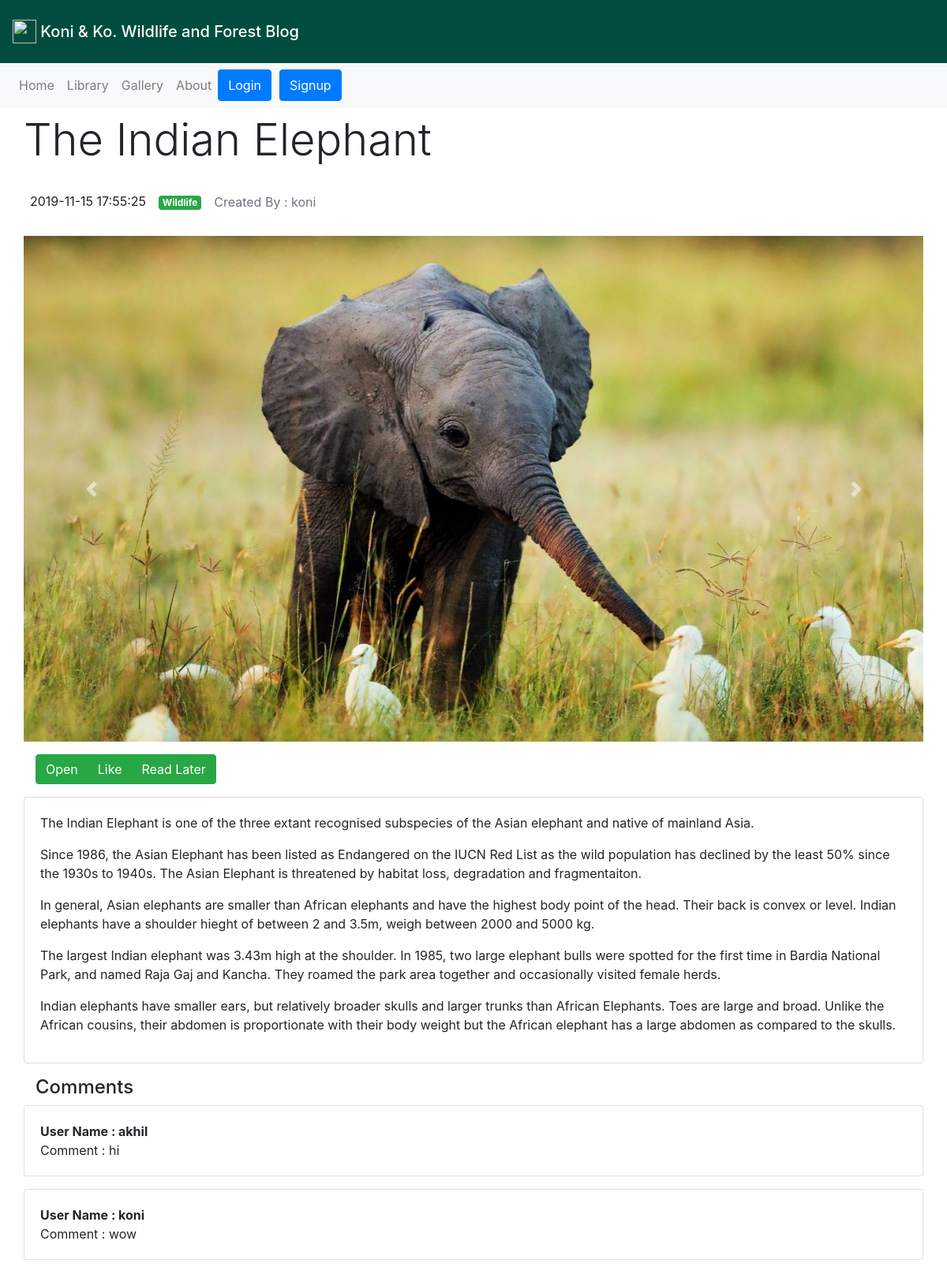
/modules/openBlog.php?blog_id=28, run on the app's committed database.
### tables this page shows
CREATE TABLE `blog_post` (
  `id` int(11) NOT NULL AUTO_INCREMENT,
  `title` varchar(255) NOT NULL,
  `user_id` varchar(45) NOT NULL,
  `created_time` datetime NOT NULL DEFAULT CURRENT_TIMESTAMP,
  `body` text NOT NULL,
  `category` int(11) DEFAULT NULL,
  `likes` int(11) DEFAULT NULL,
  PRIMARY KEY (`id`)
);

CREATE TABLE `images` (
  `id` int(11) NOT NULL AUTO_INCREMENT,
  `blog_id` int(11) NOT NULL,
  `url` varchar(255) NOT NULL,
  `alt` varchar(45) NOT NULL,
  PRIMARY KEY (`id`),
  KEY `images_blog_id_idx` (`blog_id`),
  CONSTRAINT `images_blog_id` FOREIGN KEY (`blog_id`) REFERENCES `blog_post` (`id`) ON DELETE CASCADE ON UPDATE CASCADE
);

CREATE TABLE `comments` (
  `id` int(11) NOT NULL AUTO_INCREMENT,
  `user_id` int(11) NOT NULL,
  `comment` varchar(255) DEFAULT NULL,
  `created_time` datetime DEFAULT CURRENT_TIMESTAMP,
  `blog_id` int(11) DEFAULT NULL,
  PRIMARY KEY (`id`),
  KEY `comments_user_id_user_idx` (`user_id`),
  KEY `comments_blog_id_blog_post_idx` (`blog_id`),
  CONSTRAINT `comments_blog_id_blog_post` FOREIGN KEY (`blog_id`) REFERENCES `blog_post` (`id`) ON DELETE CASCADE ON UPDATE CASCADE,
  CONSTRAINT `comments_user_id_user` FOREIGN KEY (`user_id`) REFERENCES `user` (`id`) ON DELETE CASCADE ON UPDATE CASCADE
);

CREATE TABLE `user` (
  `id` int(11) NOT NULL AUTO_INCREMENT,
  `user_name` varchar(45) NOT NULL,
  `full_name` varchar(45) NOT NULL,
  `email` varchar(45) NOT NULL,
  `password` varchar(45) NOT NULL,
  `type` int(11) NOT NULL,
  PRIMARY KEY (`id`),
  UNIQUE KEY `user_name_UNIQUE` (`user_name`),
  UNIQUE KEY `email_UNIQUE` (`email`)
);

### modules/openBlog.php (the view, shortened to what this page needs)
<?php
    require_once('../includes/header.php');
    if(isset($_GET['blog_id'])){
        $blog_id = $_GET['blog_id'];
        $query = "SELECT * FROM blog_post WHERE id =".$blog_id.";";
        $find_blog = mysqli_query($CONN,$query);
        $blog = mysqli_fetch_assoc($find_blog);
        $blog_title = $blog['title'];
        $blog_content = $blog['body'];
        $blog_creator = $blog['user_id'];
        $blog_category = $blog['category'];
        $blog_created = $blog['created_time'];
    }else{
        die("<div class='alert alert-danger'>The page you are looking for does not exist.</div>");
    }
?>
<div class="row blog-header">
    <h1 class="display-4"><?php echo $blog_title ?></h1>
</div>
<div class="row blog-information">
        <div class="d-inline p-2"><?php echo $blog_created ?></div>
        <div class="d-inline p-2">
            <span class="badge badge-success">
                <?php
                    if($blog_category == "1"){
                        echo "Wildlife";
                    }else if($blog_category == "2"){
                        echo "Forest";
                    }else{
                        echo "Conservation";
                    }
                ?>
            </span>
        </div>
        <div class="d-inline p-2">
            <h5><small class="text-muted">Created By : <?php echo $blog_creator ?></small></h5>
        </div>
</div>
<div class="row blog-image">
    <?php
        $query_images = "SELECT url,alt FROM images WHERE blog_id=".$blog_id.";";
        $find_images = mysqli_query($CONN,$query_images);
     ?>
     <div id="blogImageCarousel" class="carousel slide carousel-fade" data-ride="carousel" style="height:auto">
         <div class="carousel-inner">
            <?php
                $image = mysqli_fetch_assoc($find_images);
            ?>
            <div class="carousel-item active">
                <img src=<?php echo $image['url']?> class="d-block w-100" alt=<?php echo $image['alt']?>>
            </div>
        </div>
        <a class="carousel-control-prev" href="#blogImageCarousel" role="button" data-slide="prev">
            <span class="carousel-control-prev-icon" aria-hidden="true"></span>
        </a>
        <a class="carousel-control-next" href="#blogImageCarousel" role="button" data-slide="next">
            <span class="carousel-control-next-icon" aria-hidden="true"></span>
        </a>
    </div>
</div>
<div class="row">
    <div class="col-md-12">
        <div class="btn-group" role="group" style="color:white">
            <a class="btn btn-success" href=<?php echo "http://koniandko/modules/openBlog.php?blog_id=".$blog_id ?>>Open</a>
            <a class="btn btn-success" href=<?php echo "http://koniandko/modules/likePost.php?blog_id=".$blog_id  ?>>Like</a>
            <a class="btn btn-success" href=<?php echo "http://koniandko/modules/readLater.php?blog_id=".$blog_id  ?>>Read Later</a>
        </div>
    </div>
</div>
<div class="row blog-content">
    <div class="card">
        <div class="card-body">
            <div class="card-text">
                <?php echo $blog_content ?>
            </div>
        </div>
    </div>
</div>
<div class="row blog-view-comment" id="comments">
    <div class="col-md-12">
        <h4>Comments</h4>
        <?php
            $query = "SELECT C.id as comment_id, C.comment, U.id as user_id, U.user_name FROM comments C INNER JOIN user as U ON U.id = C.user_id WHERE blog_id = {$blog_id}";
            $fetch = mysqli_query($CONN,$query);
            if(mysqli_num_rows($fetch) < 1){
        ?>
            <div class="card text-center">
                <div class="card-body">
                    <p class="card-text">No comments, Login to add your comment.</p>
                </div>
            </div>
        <?php
            }else{
                while($comment = mysqli_fetch_assoc($fetch)){
        ?>
                    <div class="card row">
                        <div class="card-body">
                            <strong class="card-title">User Name : <?php echo $comment['user_name'] ?></strong>
                            <p class="card-text">Comment : <?php echo $comment['comment'] ?></p>
                        </div>
                    </div>
        <?php
                }
            }
         ?>
    </div>
</div>
<?php
    require_once('../includes/footer.php');
?>

### includes/header.php (shortened to what this page needs)
<!DOCTYPE html>
<html lang="en" dir="ltr">
<head>
  <link rel="stylesheet" href="../assets/bootstrap/bootstrap.min.css">
  <link rel="stylesheet" href="../assets/css/main.css">
</head>
<body>
    <div class="header navbar bg-dark">
        <a class="navbar-brand  mb-0 h1" href="index.php" style="color:white">
            <img src="assets/images/logo/logo.svg" width="30" height="30" class="d-inline-block align-top" alt="">
            Koni & Ko. Wildlife and Forest Blog
        </a>
    </div>
    <nav class="navbar navbar-expand-lg navbar-light bg-light" style="width:100%; margin-bottom : 1vh;">
        <div class="collapse navbar-collapse" id="navbarNavAltMarkup">
            <div class="navbar-nav">
                <a class="nav-item nav-link" href="http://koniandko/index.php">Home <span class="sr-only">(current)</span></a>
                <a class="nav-item nav-link" href="http://koniandko/library.php">Library</a>
                <a class="nav-item nav-link" href="http://koniandko/gallery.php">Gallery</a>
                <a class="nav-item nav-link" href="http://koniandko/about.php">About</a>
                <?php if(!isset($_SESSION['user_id'])){ ?>
                <button type="button" class="btn btn-primary float-right" data-toggle="modal" data-target="#loginModal">
                    Login
                </button>
            <button style="margin-left:10px;" type="button" class="btn btn-primary float-right" data-toggle="modal" data-target="#signupModal">
                Signup
            </button>
        <?php } ?>
        </div>
    </nav>
  <div class="container">

### includes/footer.php (shortened to what this page needs)
</div>
</body>
</html>

### assets/css/main.css (style rules this page uses)
body { background-image: url('../images/1.png'); }
.header { background-color: #004d40!important; height: 10vh; }
.container { margin-bottom: 1rem; }
.row { margin-bottom: 1rem; }
.carousel { height:360px; }
img { height:360px; object-fit: contain; }

### data on the page
blog_post: title "The Indian Elephant", created_time "2019-11-15 17:55:25", user "koni", body "The Indian Elephant is one of the three extant recognised subspecies of the Asian elephant and native of mainland Asia. Since 1986, the Asian Elephant has been listed as Endangered on the IUCN Red List as the wild population has declined by the least 50% since the 1930s to 1940s. The Asian Elephant is threatened by habitat loss, degradation and fragmentaiton. In general, Asian elephants are smaller than African elephants and have the highest body point of the head. Their back is convex or level. Indian elephants have a shoulder hieght of between 2 and 3.5m, weigh between 2000 and 5000 kg. The largest Indian elephant was 3.43m high at the shoulder. In 1985, two large elephant bulls were…"
images: url+alt (picture)
comments: user.user_name "akhil", comment "hi"
comments: user.user_name "koni", comment "wow"
